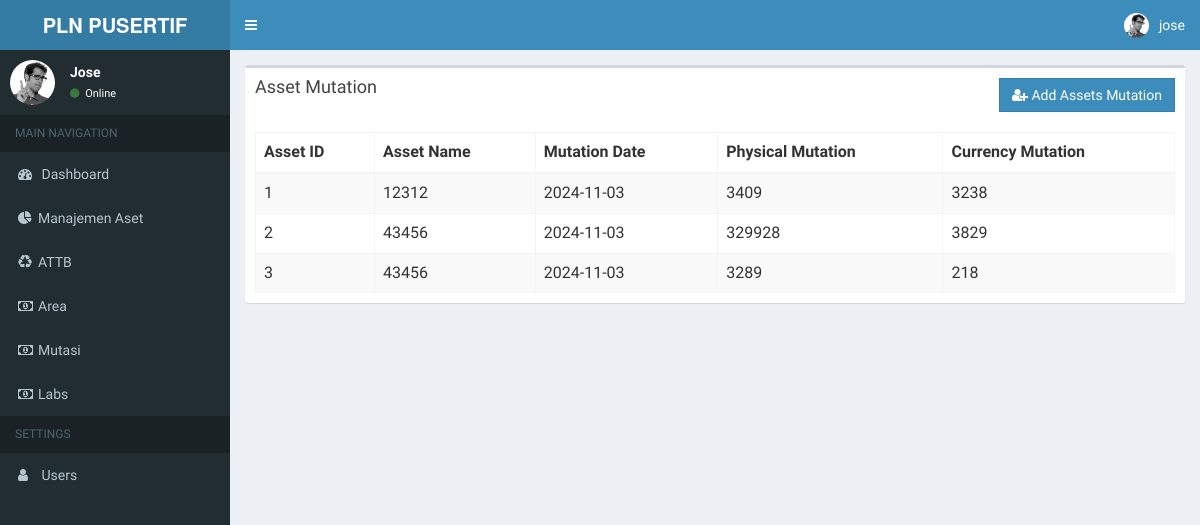
Screenshot of /mutation_detail.php?mutation_id=604943 (signed in) with the database file from the repository.
### tables this page shows
CREATE TABLE `asset_mutations` (
  `mutation_id` int NOT NULL,
  `asset_id` int DEFAULT NULL,
  `mutation_date` date NOT NULL,
  `physical_mutation` int NOT NULL,
  `currency_mutation` int DEFAULT NULL
);

CREATE TABLE `assets` (
  `asset_id` int NOT NULL,
  `area_id` int DEFAULT NULL,
  `puserif_number` varchar(50) DEFAULT NULL,
  `puslibtang_number` varchar(50) DEFAULT NULL,
  `name` varchar(255) NOT NULL,
  `status` varchar(50) NOT NULL,
  `description` text,
  `asset_class` int DEFAULT NULL,
  `acquisition_date` date DEFAULT NULL,
  `location` varchar(255) DEFAULT NULL,
  `acquisition_value` int NOT NULL,
  `removed_date` date DEFAULT NULL,
  `lab_id` int DEFAULT NULL
);

### mutation_detail.php (the view, shortened to what this page needs)
<?php
require 'config/db.php';
$mutation_id = $_GET['mutation_id'] ?? null;
$stmt = $pdo->prepare("
    SELECT am.*, a.name AS asset_name
    FROM Asset_Mutations am
    JOIN Assets a ON am.asset_id = a.asset_id
    WHERE am.mutation_id = :mutation_id
");
$stmt->execute(['mutation_id' => $mutation_id]);
$mutationDetails = $stmt->fetchAll(PDO::FETCH_ASSOC);
include('templates/top.php');
?>
<section class="content">
    <div class="box">
        <div class="box-header">
            <h3 class="box-title">Asset Mutation</h3>
            <div class="pull-right">
                <a href="asset_form.php" class="btn btn-primary btn-flat">
                    <i class="fa fa-user-plus"></i> Add Assets Mutation
                </a>
            </div>
        </div>
        <div class="box-body table-responsive">
            <table class="table table-bordered table-striped">
                <thead>
                    <tr>
                        <th>Asset ID</th>
                        <th>Asset Name</th>
                        <th>Mutation Date</th>
                        <th>Physical Mutation</th>
                        <th>Currency Mutation</th>
                    </tr>
                </thead>
                <tbody>
                    <?php foreach ($mutationDetails as $detail): ?>
                        <tr>
                            <td><?= htmlspecialchars($detail['asset_id']) ?></td>
                            <td><?= htmlspecialchars($detail['asset_name']) ?></td>
                            <td><?= htmlspecialchars($detail['mutation_date']) ?></td>
                            <td><?= htmlspecialchars($detail['physical_mutation']) ?></td>
                            <td><?= htmlspecialchars($detail['currency_mutation']) ?></td>
                        </tr>
                    <?php endforeach; ?>
                </tbody>
            </table>
        </div>
    </div>
</section>
<?php
include 'templates/bottom.php';

### includes/head.php (shortened to what this page needs)
<head>
  <link rel="stylesheet" href="assets/bower_components/bootstrap/dist/css/bootstrap.min.css">
  <link rel="stylesheet" href="assets/bower_components/font-awesome/css/font-awesome.min.css">
  <link rel="stylesheet" href="assets/bower_components/datatables.net-bs/css/dataTables.bootstrap.min.css">
  <link rel="stylesheet" href="assets/dist/css/AdminLTE.min.css">
  <link rel="stylesheet" href="assets/dist/css/skins/_all-skins.min.css">
</head>

### templates/top.php
<?php
include 'includes/head.php';
?>
<body class="hold-transition skin-blue sidebar-mini">
    <div class="wrapper">
        <?php
        include 'includes/header.php';
        include 'includes/sidebar.php';
        ?>
        <div class="content-wrapper">

### includes/header.php (shortened to what this page needs)
<header class="main-header">
    <a href="/dashboard.php" class="logo">
        <span class="logo-lg"><b>PLN PUSERTIF</b></span>
    </a>
    <nav class="navbar navbar-static-top">
        <a href="#" class="sidebar-toggle" data-toggle="push-menu" role="button">
        </a>
        <div class="navbar-custom-menu">
            <ul class="nav navbar-nav">
                <li class="dropdown user user-menu">
                    <a href="#" class="dropdown-toggle  " data-toggle="dropdown">
                        <img src="assets/dist/img/user2-160x160.jpg" class="user-image">
                        <span class="hidden-xs"><?= $_SESSION['username'] ?></span>
                    </a>
                </li>
            </ul>
        </div>
    </nav>
</header>

### includes/sidebar.php
<aside class="main-sidebar">
    <section class="sidebar">
        <div class="user-panel">
            <div class="pull-left image">
                <img src="assets/dist/img/user2-160x160.jpg" class="img-circle">
            </div>
            <div class="pull-left info">
                <p><?= ucfirst($_SESSION['username']) ?></p>
                <a href="#"><i class="fa fa-circle text-success"></i> Online</a>
            </div>
        </div>
        <ul class="sidebar-menu" data-widget="tree">
            <li class="header">MAIN NAVIGATION</li>
            <li>
                <a href="dashboard.php"><i class="fa fa-dashboard"></i> <span>Dashboard</span></a>
            </li>
            <li>
                <a href="asset_list.php"><i class="fa fa-pie-chart"></i><span>Manajemen Aset</span></a>
            </li>
            <li>
                <a href="attb_list.php"><i class="fa fa-recycle"></i><span>ATTB</span>
                </a>
            </li>
            <li>
                <a href="area_list.php">
                    <i class="fa fa-money"></i><span>Area</span>
                </a>
            </li>
            <li>
                <a href="mutation_list.php">
                    <i class="fa fa-money"></i><span>Mutasi</span>
                </a>
            </li>
            <li>
                <a href="lab_list.php">
                    <i class="fa fa-money"></i><span>Labs</span>
                </a>
            </li>
            <?php if ($_SESSION['is_admin']): ?>
                <li class="header">SETTINGS</li>
                <li><a href="user_list.php"><i class="fa fa-user"></i> <span>Users</span></a></li>
            <?php endif; ?>
        </ul>
    </section>
</aside>

### templates/bottom.php (shortened to what this page needs)
</div>
</div>
</body>

### rows the page displays
asset_mutations: asset_id "1", asset_id.name "12312", mutation_date "2024-11-03", physical_mutation "3409", currency_mutation "3238"
asset_mutations: asset_id "2", asset_id.name "43456", mutation_date "2024-11-03", physical_mutation "329928", currency_mutation "3829"
asset_mutations: asset_id "3", asset_id.name "43456", mutation_date "2024-11-03", physical_mutation "3289", currency_mutation "218"

### other values shown
$_SESSION['username'] "jose"
$_SESSION['username'] "Jose"
